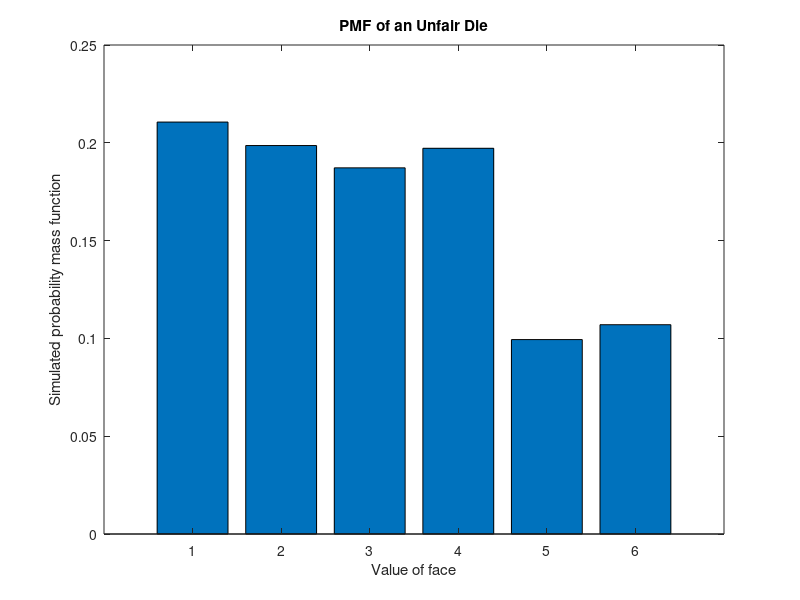

Source code (MATLAB):
%% Practicum 1
% Von Kaukeano
% TUID:915596703

clc
clear

num_of_experiments = 5000;

die_one = .2;
die_two = .2;
die_three = .2;
die_four = .2;
die_five = .1;
die_six = .1;

n = [1:6];

probability = [die_one die_two die_three die_four die_five die_six];

PMF = randsample(n,num_of_experiments,true,probability);

figure(1)
hist_x = hist(PMF, n); 
bar(n,hist_x/num_of_experiments);
title('PMF of an Unfair Die')
xlabel('Value of face')
ylabel('Simulated probability mass function')

mean_PMF = mean(PMF);
std_PMF = std(PMF);

fprintf('The mean value is %4.2f\n',mean_PMF);
fprintf('The standard deviation is %4.2f\n', std_PMF);


